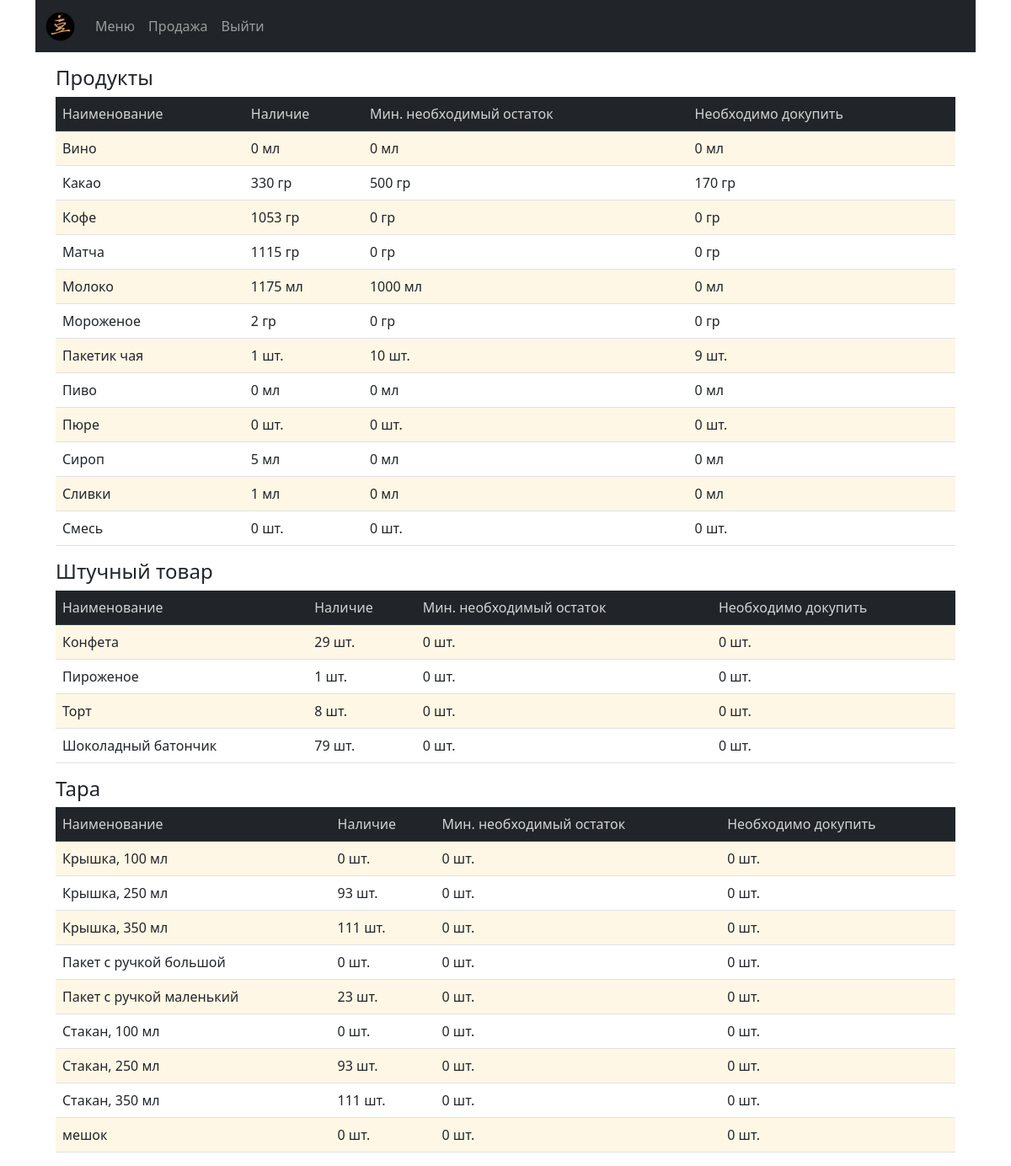
The app's page /stock with its own data.
### cafecrm/models.py (models this page shows, shortened)
class Products(models.Model):
    PRODUCT = 'product'
    SNACK = 'snack'
    TARE = 'tare'
    PRODUCT_TYPE = ((PRODUCT, 'продукт'), (SNACK, 'штучный товар'), (TARE, 'тара'))
    PC = 'шт.'
    ML = 'мл'
    GR = 'гр'
    UNITS = ((PC, 'шт.'), (ML, 'мл'), (GR, 'гр'))
    product_name = models.CharField(max_length=250, verbose_name='Наименование')
    unit = models.CharField(max_length=20, choices=UNITS, verbose_name='Единица измерения')
    product_type = models.CharField(max_length=20, choices=PRODUCT_TYPE, verbose_name='Категория')
    slug = models.SlugField(max_length=200, db_index=True, unique='product_name')
    price = models.DecimalField(max_digits=10, decimal_places=2, default=0.00, verbose_name='Цена', blank=True, null=True)
    stock = models.PositiveIntegerField(default=0, verbose_name='Остаток', blank=True, null=True)
    min_stock = models.PositiveSmallIntegerField(default=0, verbose_name='Минимальный остаток', blank=True, null=True)
    description = models.TextField(blank=True, verbose_name='Описание')
    need_to_order = property(
        lambda self: (self.min_stock - self.stock if self.stock < self.min_stock else 0)
        )
    class Meta:
        verbose_name = 'Product'
        verbose_name_plural = 'Products'
        ordering = ['product_type', 'product_name']
        index_together = (('id', 'slug'),)

### cafecrm/views.py (the view)
# urls.py: path('stock', views.stock, name='stock'),
def stock(request):
    products = Products.objects.filter(product_type='product').order_by('product_name')
    snacks = Products.objects.filter(product_type='snack').order_by('product_name')
    tares = Products.objects.filter(product_type='tare').order_by('product_name')
    return render(request,
                  'cafecrm/stock.html',
                  {'title': 'stock',
                   'products': products,
                   'snacks': snacks,
                   'tares': tares
                   })

### doc_temp/context_processors.py (called while the page is built)
def doc(request):
    return {'doc_temp': Doctemp(request)}

### templates/cafecrm/stock.html (shortened to what this page needs)
{% extends "cafecrm/base.html" %}
{% load static %}
{% block content %}
<div class="container mt-3">
  <h4>Продукты</h4>
  <table class="table table-striped">
    <thead class="table-dark">
      <tr>
        <th>Наименование</th>
        <th>Наличие</th>
        <th>Мин. необходимый остаток</th>
        <th>Необходимо докупить</th>
      </tr>
    </thead>
    <tbody>
      {% for item in products %}
        <tr>
          <td> {{ item.product_name }} </td>
          <td class="num">{{ item.stock }} {{ item.unit  }}</td>
          <td>{{ item.min_stock }} {{ item.unit  }}</td>
          <td>{{ item.need_to_order }} {{ item.unit  }}</td>
        </tr>
      {% endfor %}
    </tbody>
  </table>
</div>
<div class="container mt-3">
  <h4>Штучный товар</h4>
  <table class="table table-striped">
    <thead class="table-dark">
      <tr>
        <th>Наименование</th>
        <th>Наличие</th>
        <th>Мин. необходимый остаток</th>
        <th>Необходимо докупить</th>
      </tr>
    </thead>
    <tbody>
      {% for item in snacks %}
        <tr>
          <td> {{ item.product_name }} </td>
          <td class="num">{{ item.stock }} {{ item.unit  }}</td>
          <td>{{ item.min_stock }} {{ item.unit  }}</td>
          <td>{{ item.need_to_order }} {{ item.unit  }}</td>
        </tr>
      {% endfor %}
    </tbody>
  </table>
</div>
<div class="container mt-3">
  <h4>Тара</h4>
  <table class="table table-striped">
    <thead class="table-dark">
      <tr>
        <th>Наименование</th>
        <th>Наличие</th>
        <th>Мин. необходимый остаток</th>
        <th>Необходимо докупить</th>
      </tr>
    </thead>
    <tbody>
      {% for item in tares %}
        <tr>
          <td> {{ item.product_name }} </td>
          <td class="num">{{ item.stock }} {{ item.unit  }}</td>
          <td>{{ item.min_stock }} {{ item.unit  }}</td>
          <td>{{ item.need_to_order }} {{ item.unit  }}</td>
        </tr>
      {% endfor %}
    </tbody>
  </table>
</div>
{% endblock %}

### cafecrm/static/cafecrm/css/style.css (style rules this page uses)
:root { --color-gold: #e0a164 }
.table-striped>tbody>tr:nth-of-type(odd)>* { --bs-table-accent-bg: var(--bs-table-striped-bg); }
th { font-weight: inherit; color: rgba(255, 255, 255, 0.8) !important; }

### records on screen
Products: product_name "Вино", stock "0", unit "мл", min_stock "0", need_to_order "0"
Products: product_name "Какао", stock "330", unit "гр", min_stock "500", need_to_order "170"
Products: product_name "Кофе", stock "1053", unit "гр", min_stock "0", need_to_order "0"
Products: product_name "Матча", stock "1115", unit "гр", min_stock "0", need_to_order "0"
Products: product_name "Молоко", stock "1175", unit "мл", min_stock "1000", need_to_order "0"
Products: product_name "Мороженое", stock "2", unit "гр", min_stock "0", need_to_order "0"
Products: product_name "Пакетик чая", stock "1", unit "шт.", min_stock "10", need_to_order "9"
Products: product_name "Пиво", stock "0", unit "мл", min_stock "0", need_to_order "0"
Products: product_name "Пюре", stock "0", unit "шт.", min_stock "0", need_to_order "0"
Products: product_name "Сироп", stock "5", unit "мл", min_stock "0", need_to_order "0"
Products: product_name "Сливки", stock "1", unit "мл", min_stock "0", need_to_order "0"
Products: product_name "Смесь", stock "0", unit "шт.", min_stock "0", need_to_order "0"
Products: product_name "Конфета", stock "29", unit "шт.", min_stock "0", need_to_order "0"
Products: product_name "Пироженое", stock "1", unit "шт.", min_stock "0", need_to_order "0"
Products: product_name "Торт", stock "8", unit "шт.", min_stock "0", need_to_order "0"
Products: product_name "Шоколадный батончик", stock "79", unit "шт.", min_stock "0", need_to_order "0"
Products: product_name "Крышка, 100 мл", stock "0", unit "шт.", min_stock "0", need_to_order "0"
Products: product_name "Крышка, 250 мл", stock "93", unit "шт.", min_stock "0", need_to_order "0"
Products: product_name "Крышка, 350 мл", stock "111", unit "шт.", min_stock "0", need_to_order "0"
Products: product_name "Пакет с ручкой большой", stock "0", unit "шт.", min_stock "0", need_to_order "0"
Products: product_name "Пакет с ручкой маленький", stock "23", unit "шт.", min_stock "0", need_to_order "0"
Products: product_name "Стакан, 100 мл", stock "0", unit "шт.", min_stock "0", need_to_order "0"
Products: product_name "Стакан, 250 мл", stock "93", unit "шт.", min_stock "0", need_to_order "0"
Products: product_name "Стакан, 350 мл", stock "111", unit "шт.", min_stock "0", need_to_order "0"
Products: product_name "мешок", stock "0", unit "шт.", min_stock "0", need_to_order "0"
